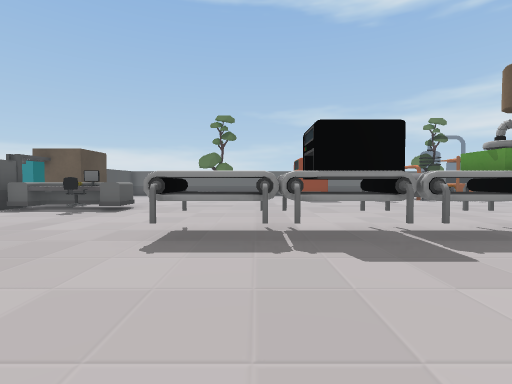
View 1 (above)

18 first-person views from a walk through a scene from a Unity 3-D project. The camera is 0.47 m above the floor, tilts 2° down and sees 85° across. The floor is counted in squares, 0.5 m on a side. Each view is taken from the middle of a square. On the plan, view 1 faces up. The plan holds only what a view shows up to about 11 squares ahead; the rest is blank. The place goes on beyond the plan. The player character is not drawn. Some surface patterns are stand-ins.

View 2
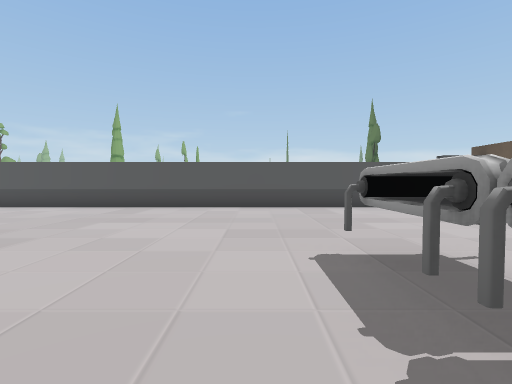

View 3
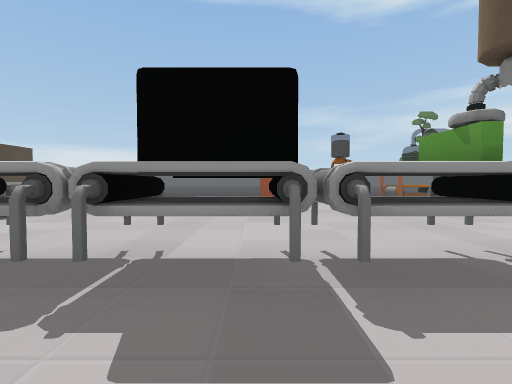

View 4
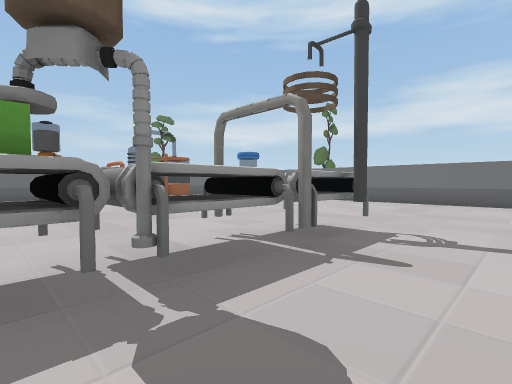

View 5
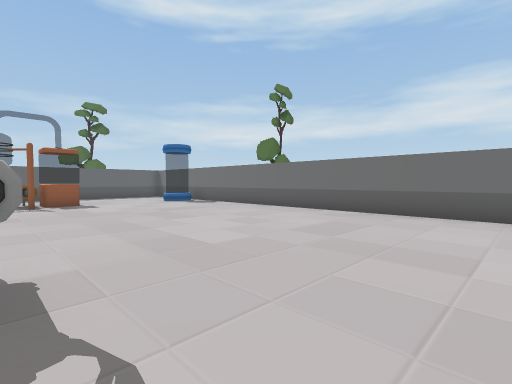

View 6
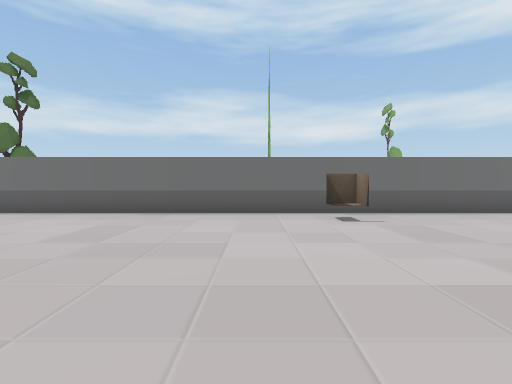

View 7
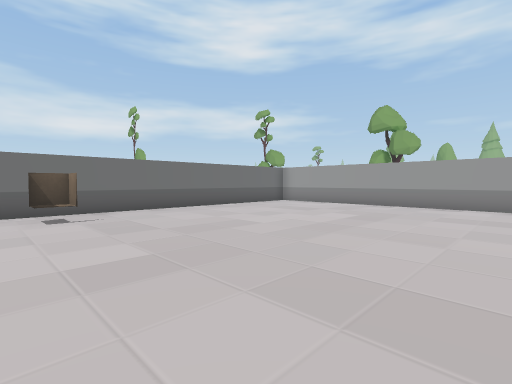

View 8
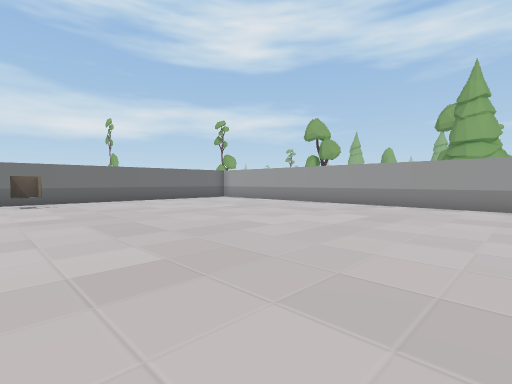

View 9
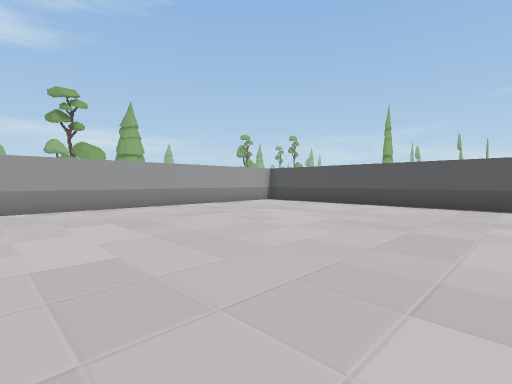

View 10
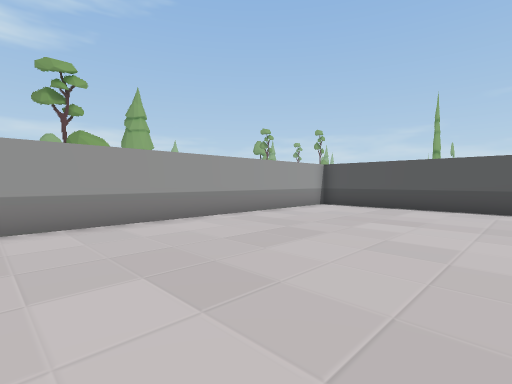

View 11
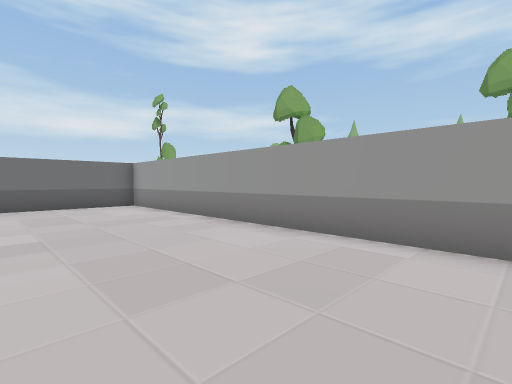

View 12
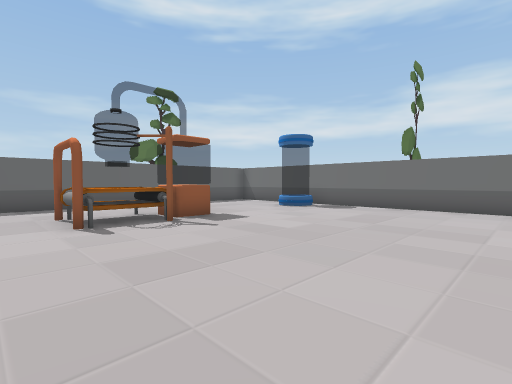

View 13
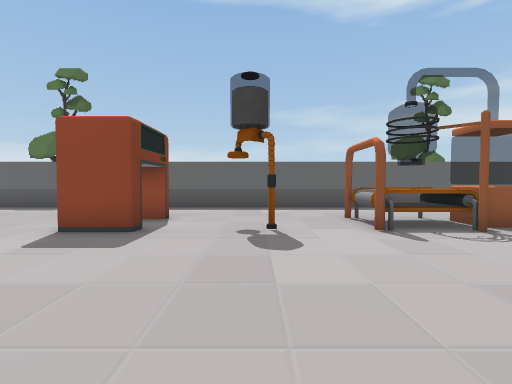

View 14
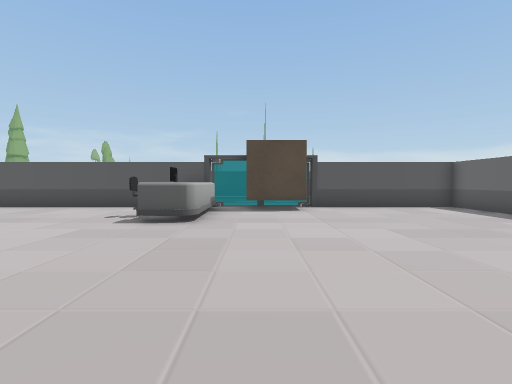

View 15
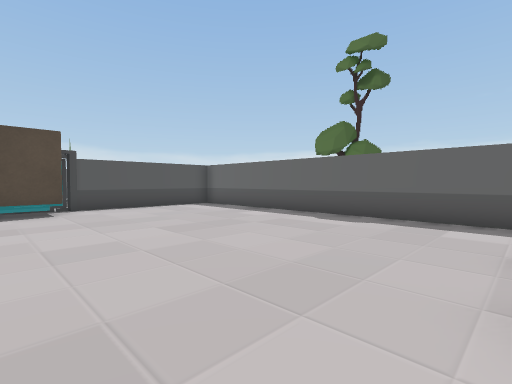

View 16
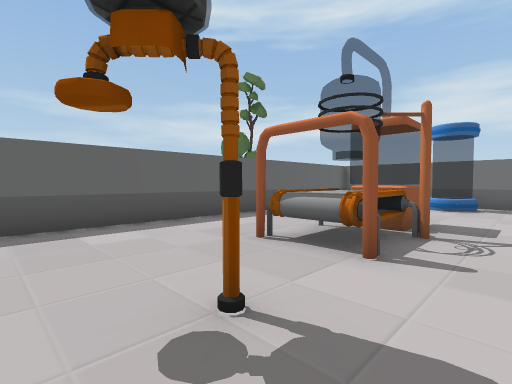

View 17
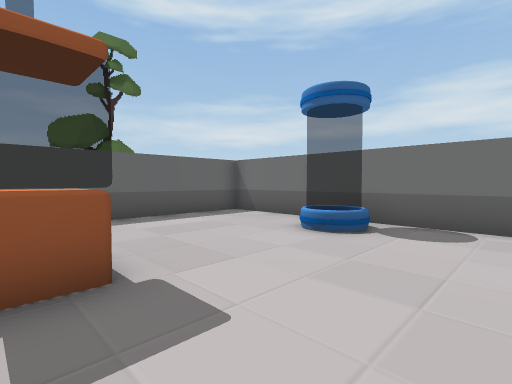

View 18
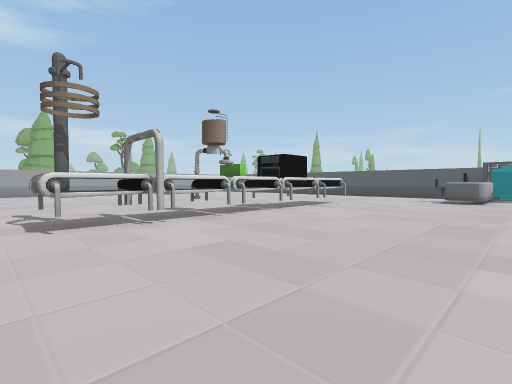

### Floor plan
Points are (right, up) in squares from view 1. A wall is a line through its corners. A room is listed if a view was taken in it or the views show most of it. See-through windows are left out.
Room 1 (views 1, 2, 3, 4, 5, 6, 7, 8, 9, 10, 11, 12, 13, 14, 15, 16, 17, 18)
walls: (5.1, 4.6) (5.1, 4.3) (4.4, 4.3); (4.5, 5.4) (4.5, 6.1); (2.9, 6.1) (2.9, 5.5); (5.1, 6.1) (5.1, 5.5); (7.4, 4.1) (6.6, 4.1); (6.7, 6.1) (7.4, 6.1) (7.4, 5.6); (3.7, 16.4) (3.7, 14.2) (2.3, 14.2); (-8.6, 10.3) (-8.6, -9); (-8.8, 10.8) (-8.8, 10.2); (-8.8, 14.2) (-8.8, 13.6); (-7.1, -10.5) (17.1, -10.5); (17.5, -10.2) (17.5, 19.5) (-8.6, 19.5) (-8.6, 14.2)
low walls: (6.6, 4.2) (7.4, 4.2); (-4.5, 10.2) (-4.5, 9.2) (-8.2, 9.2); (-5.4, 10.6) (-4.9, 10.6); (-6.4, 9.9) (-7.3, 9.9); (-7.6, 9.6) (-7.6, 9.1); (11.9, 14.8) (10.7, 14.8) (10.7, 15.9)
ways out: gap at (-8, 9); gap at (5, 15)
objects: cube (-8, 12) to (-8, 13); other object (-6, 9) to (-6, 10); conveyor (-2, 5) to (0, 6); conveyor (-1, 4); conveyor (1, 4) to (2, 4); conveyor (1, 5) to (2, 6); conveyor (3, 4) to (4, 4); conveyor (3, 5) to (5, 6); conveyor (6, 4); conveyor (6, 5) to (7, 6); conveyor (8, 4); conveyor (8, 5) to (9, 6); conveyor (9, 15); conveyor (9, 15) to (10, 16); other object (16, -1) to (16, 0); other object (16, 14) to (17, 16)

Where each view was taken, in squares from view 1:
view 1: 0 up, 0 right, facing up
view 2: 3 up, 2 right, facing left
view 3: 2 up, 2 right, facing up
view 4: 2 up, 4 right, facing up-right
view 5: 2 up, 9 right, facing up-right
view 6: 2 up, 9 right, facing right
view 7: 1 up, 8 right, facing down-right
view 8: 1 up, 3 right, facing down-right
view 9: 0 up, 3 right, facing down-left
view 10: 4 down, 2 right, facing down-left
view 11: 6 down, 6 right, facing down-right
view 12: 8 up, 7 right, facing up-right
view 13: 9 up, 6 right, facing up
view 14: 12 up, 2 right, facing left
view 15: 12 up, 2 right, facing up-left
view 16: 13 up, 5 right, facing up-right
view 17: 12 up, 11 right, facing up-right
view 18: 12 up, 10 right, facing down-left
